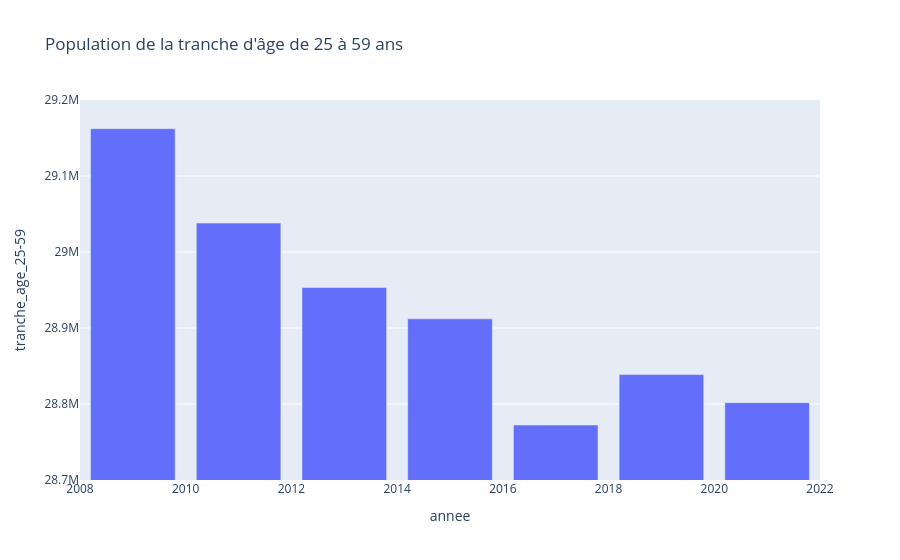

Notebook code for this chart:
### Code cell
fig_trage_annee = px.bar(df_trage, x='annee', y='tranche_age_25-59', title='Population de la tranche d\'âge de 25 à 59 ans')
fig_trage_annee.update_layout(yaxis_range=[28700000, 29200000])
fig_trage_annee.show()

### Figure 1 — Plotly figure (JSON) as saved in the notebook; plotly's stock layout.template omitted (floating-point values rounded to 4 significant figures)
{"data": [{"alignmentgroup": "True", "hovertemplate": "annee=%{x}<br>tranche_age_25-59=%{y}<extra></extra>", "legendgroup": "", "marker": {"color": "#636efa", "pattern": {"shape": ""}}, "name": "", "offsetgroup": "", "orientation": "v", "showlegend": false, "textposition": "auto", "type": "bar", "x": [2009, 2011, 2013, 2015, 2017, 2019, 2021], "xaxis": "x", "y": [29162260, 29038045, 28953301, 28912056, 28772340, 28838788, 28801762], "yaxis": "y"}], "layout": {"barmode": "relative", "legend": {"tracegroupgap": 0}, "title": {"text": "Population de la tranche d'âge de 25 à 59 ans"}, "xaxis": {"anchor": "y", "domain": [0, 1], "title": {"text": "annee"}}, "yaxis": {"anchor": "x", "domain": [0, 1], "range": [28700000, 29200000], "title": {"text": "tranche_age_25-59"}}}}
